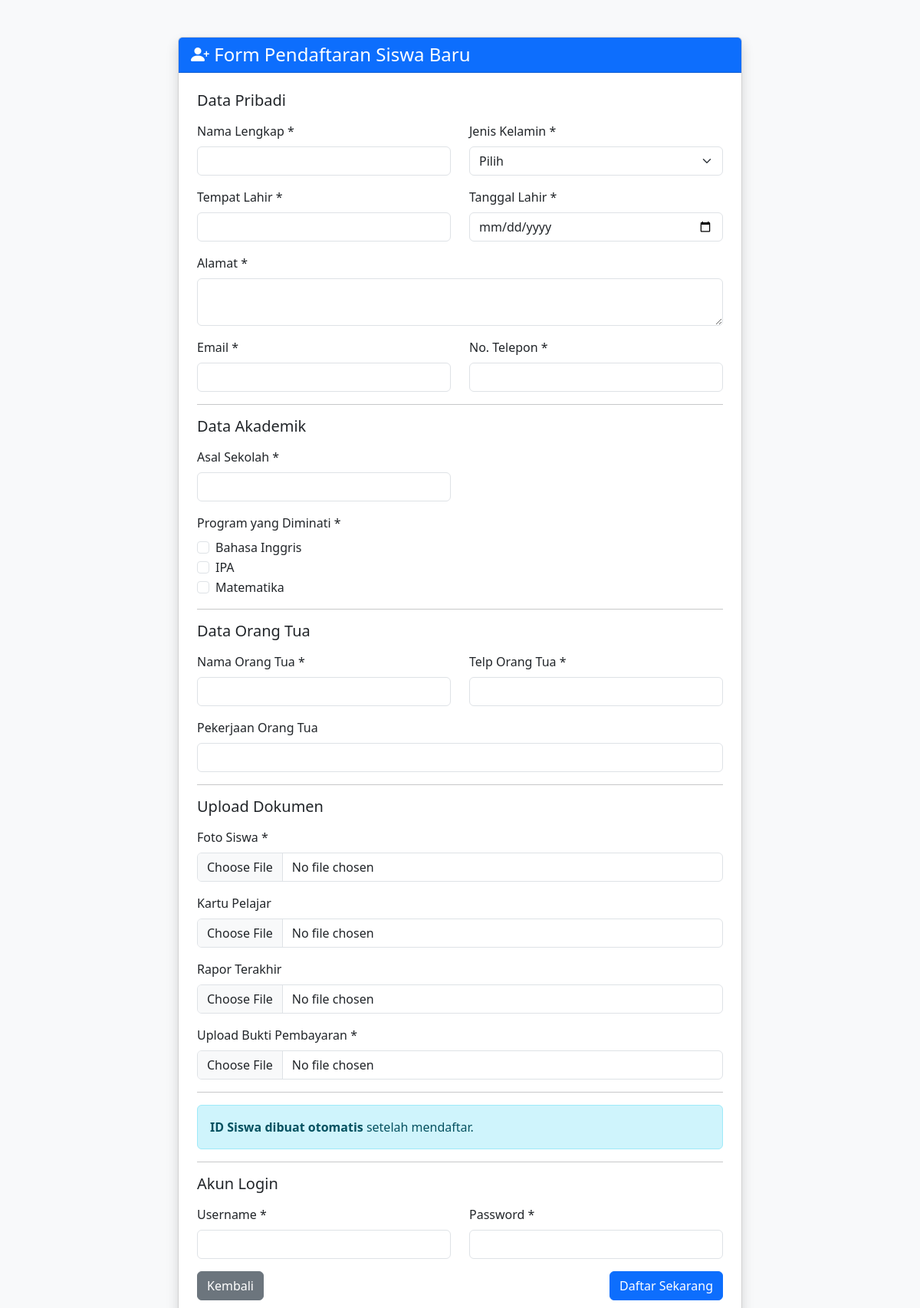
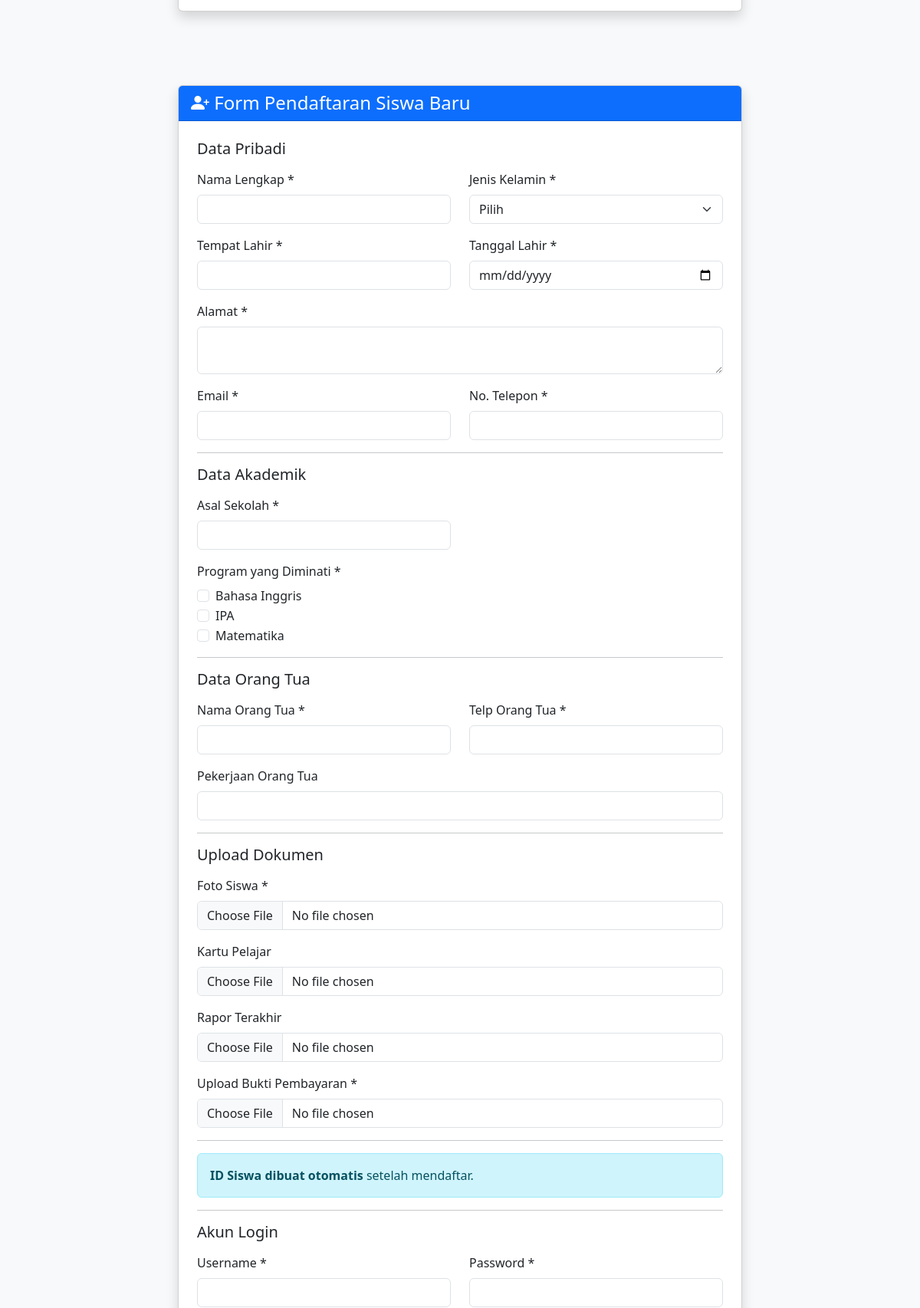
Page /pendaftaran/form-pendaftaran.php (upper part) on the committed database (2 pictures, top to bottom).
### tables this page shows
CREATE TABLE `mapel` (
  `id_mapel` int NOT NULL,
  `nama_mapel` varchar(50) DEFAULT NULL,
  `kode_mapel` varchar(20) DEFAULT NULL,
  `jenjang` enum('SD','SMP','SMA') DEFAULT NULL,
  `kurikulum` varchar(50) DEFAULT NULL,
  `deskripsi` text,
  `status` enum('Aktif','Nonaktif') DEFAULT 'Aktif',
  `created_at` timestamp NULL DEFAULT CURRENT_TIMESTAMP,
  `updated_at` datetime DEFAULT NULL
);

### pendaftaran/form-pendaftaran.php (the view, shortened to what this page needs)
<?php
require "../config.php";
$qMapel = $conn->query("SELECT id_mapel, nama_mapel FROM mapel ORDER BY nama_mapel ASC");
?>
<!DOCTYPE html>
<html lang="id">
<head>
    <link href="https://cdn.jsdelivr.net/npm/bootstrap@5.3.0/dist/css/bootstrap.min.css" rel="stylesheet">
    <link rel="stylesheet" href="https://cdn.jsdelivr.net/npm/bootstrap-icons@1.10.0/font/bootstrap-icons.css">
</head>
<body class="bg-light">
    <div class="container py-5">
        <div class="row">
            <div class="col-md-8 mx-auto">
                <div class="card shadow">
                    <div class="card-header bg-primary text-white">
                        <h4 class="mb-0"><i class="bi bi-person-plus-fill"></i> Form Pendaftaran Siswa Baru</h4>
                    </div>
                    <div class="card-body p-4">
                        <form method="POST" enctype="multipart/form-data">
                            <h5 class="mb-3">Data Pribadi</h5>
                            <div class="row mb-3">
                                <div class="col-md-6">
                                    <label class="form-label">Nama Lengkap *</label>
                                    <input name="nama" type="text" class="form-control" required>
                                </div>
                                <div class="col-md-6">
                                    <label class="form-label">Jenis Kelamin *</label>
                                    <select name="jk" class="form-select" required>
                                        <option disabled selected>Pilih</option>
                                    </select>
                                </div>
                            </div>
                            <div class="row mb-3">
                                <div class="col-md-6">
                                    <label class="form-label">Tempat Lahir *</label>
                                    <input name="tmp" type="text" class="form-control" required>
                                </div>
                                <div class="col-md-6">
                                    <label class="form-label">Tanggal Lahir *</label>
                                    <input name="tgl" type="date" class="form-control" required>
                                </div>
                            </div>
                            <div class="mb-3">
                                <label class="form-label">Alamat *</label>
                                <textarea name="alamat" class="form-control" rows="2" required></textarea>
                            </div>
                            <div class="row mb-3">
                                <div class="col-md-6">
                                    <label class="form-label">Email *</label>
                                    <input name="email" type="email" class="form-control" required>
                                </div>
                                <div class="col-md-6">
                                    <label class="form-label">No. Telepon *</label>
                                    <input name="telp" type="tel" class="form-control" required>
                                </div>
                            </div>
                            <hr>
                            <h5 class="mb-3">Data Akademik</h5>
                            <div class="row mb-3">
                                <div class="col-md-6">
                                    <label class="form-label">Asal Sekolah *</label>
                                    <input name="sekolah" type="text" class="form-control" required>
                                </div>
                            </div>
                            <div class="mb-3">
                                <label class="form-label">Program yang Diminati *</label><br>
                                <?php while ($m = $qMapel->fetch_assoc()): ?>
                                    <div class="form-check">
                                        <input class="form-check-input"
                                            type="checkbox"
                                            name="program[]"
                                            value="<?= $m['id_mapel'] ?>">
                                        <label class="form-check-label">
                                            <?= $m['nama_mapel'] ?>
                                        </label>
                                    </div>
                                <?php endwhile; ?>
                            </div>
                            <hr>
                            <h5 class="mb-3">Data Orang Tua</h5>
                            <div class="row mb-3">
                                <div class="col-md-6">
                                    <label class="form-label">Nama Orang Tua *</label>
                                    <input name="ortu" type="text" class="form-control" required>
                                </div>
                                <div class="col-md-6">
                                    <label class="form-label">Telp Orang Tua *</label>
                                    <input name="ortu_telp" type="tel" class="form-control" required>
                                </div>
                            </div>
                            <div class="mb-3">
                                <label class="form-label">Pekerjaan Orang Tua</label>
                                <input name="pekerjaan" type="text" class="form-control">
                            </div>
                            <hr>
                            <h5 class="mb-3">Upload Dokumen</h5>
                            <div class="mb-3">
                                <label class="form-label">Foto Siswa *</label>
                                <input name="foto" type="file" class="form-control" required>
                            </div>
                            <div class="mb-3">
                                <label class="form-label">Kartu Pelajar</label>
                                <input name="kartu" type="file" class="form-control">
                            </div>
                            <div class="mb-3">
                                <label class="form-label">Rapor Terakhir</label>
                                <input name="rapor" type="file" class="form-control">
                            </div>
                            <div class="mb-3">
                                <label class="form-label">Upload Bukti Pembayaran *</label>
                                <input name="bukti" type="file" class="form-control" required>
                            </div>
                            <hr>
                            <div class="alert alert-info">
                                <strong>ID Siswa dibuat otomatis</strong> setelah mendaftar.
                            </div>
                            <hr>
                            <h5 class="mb-3">Akun Login</h5>
                            <div class="row mb-3">
                                <div class="col-md-6">
                                    <label class="form-label">Username *</label>
                                    <input name="username" type="text" class="form-control" required>
                                </div>
                                <div class="col-md-6">
                                    <label class="form-label">Password *</label>
                                    <input name="password" type="password" class="form-control" required>
                                </div>
                            </div>
                            <div class="d-flex justify-content-between">
                                <a href="../index.php" class="btn btn-secondary">Kembali</a>
                                <button class="btn btn-primary">Daftar Sekarang</button>
                            </div>
                        </form>
                    </div>
                </div>
            </div>
        </div>
    </div>
</body>
</html><?php
        require "../config.php";
        $qMapel = $conn->query("SELECT id_mapel, nama_mapel FROM mapel ORDER BY nama_mapel ASC");
        ?>
<!DOCTYPE html>
<html lang="id">
<head>
    <link href="https://cdn.jsdelivr.net/npm/bootstrap@5.3.0/dist/css/bootstrap.min.css" rel="stylesheet">
    <link rel="stylesheet" href="https://cdn.jsdelivr.net/npm/bootstrap-icons@1.10.0/font/bootstrap-icons.css">
</head>
<body class="bg-light">
    <div class="container py-5">
        <div class="row">
            <div class="col-md-8 mx-auto">
                <div class="card shadow">
                    <div class="card-header bg-primary text-white">
                        <h4 class="mb-0"><i class="bi bi-person-plus-fill"></i> Form Pendaftaran Siswa Baru</h4>
                    </div>
                    <div class="card-body p-4">
                        <form method="POST" enctype="multipart/form-data">
                            <h5 class="mb-3">Data Pribadi</h5>
                            <div class="row mb-3">
                                <div class="col-md-6">
                                    <label class="form-label">Nama Lengkap *</label>
                                    <input name="nama" type="text" class="form-control" required>
                                </div>
                                <div class="col-md-6">
                                    <label class="form-label">Jenis Kelamin *</label>
                                    <select name="jk" class="form-select" required>
                                        <option disabled selected>Pilih</option>
                                    </select>
                                </div>
                            </div>
                            <div class="row mb-3">
                                <div class="col-md-6">
                                    <label class="form-label">Tempat Lahir *</label>
                                    <input name="tmp" type="text" class="form-control" required>
                                </div>
                                <div class="col-md-6">
                                    <label class="form-label">Tanggal Lahir *</label>
                                    <input name="tgl" type="date" class="form-control" required>
                                </div>
                            </div>
                            <div class="mb-3">
                                <label class="form-label">Alamat *</label>
                                <textarea name="alamat" class="form-control" rows="2" required></textarea>
                            </div>
                            <div class="row mb-3">
                                <div class="col-md-6">
                                    <label class="form-label">Email *</label>
                                    <input name="email" type="email" class="form-control" required>
                                </div>
                                <div class="col-md-6">
                                    <label class="form-label">No. Telepon *</label>
                                    <input name="telp" type="tel" class="form-control" required>
                                </div>
                            </div>
                            <hr>
                            <h5 class="mb-3">Data Akademik</h5>
                            <div class="row mb-3">
                                <div class="col-md-6">
                                    <label class="form-label">Asal Sekolah *</label>
                                    <input name="sekolah" type="text" class="form-control" required>
                                </div>
                            </div>
                            <div class="mb-3">
                                <label class="form-label">Program yang Diminati *</label><br>
                                <?php while ($m = $qMapel->fetch_assoc()): ?>
                                    <div class="form-check">
                                        <input class="form-check-input" type="checkbox" name="program[]" value="<?= $m['id_mapel'] ?>">
                                        <label class="form-check-label"><?= $m['nama_mapel'] ?></label>
                                    </div>
                                <?php endwhile; ?>
                            </div>
                            <hr>
                            <h5 class="mb-3">Data Orang Tua</h5>
                            <div class="row mb-3">
                                <div class="col-md-6">
                                    <label class="form-label">Nama Orang Tua *</label>
                                    <input name="ortu" type="text" class="form-control" required>
                                </div>
                                <div class="col-md-6">
                                    <label class="form-label">Telp Orang Tua *</label>
                                    <input name="ortu_telp" type="tel" class="form-control" required>
                                </div>
                            </div>
                            <div class="mb-3">
                                <label class="form-label">Pekerjaan Orang Tua</label>
                                <input name="pekerjaan" type="text" class="form-control">
                            </div>
                            <hr>
                            <h5 class="mb-3">Upload Dokumen</h5>
                            <div class="mb-3">
                                <label class="form-label">Foto Siswa *</label>
                                <input name="foto" type="file" class="form-control" required>
                            </div>
                            <div class="mb-3">
                                <label class="form-label">Kartu Pelajar</label>
                                <input name="kartu" type="file" class="form-control">
                            </div>
                            <div class="mb-3">
                                <label class="form-label">Rapor Terakhir</label>
                                <input name="rapor" type="file" class="form-control">
                            </div>
                            <div class="mb-3">
                                <label class="form-label">Upload Bukti Pembayaran *</label>
                                <input name="bukti" type="file" class="form-control" required>
                            </div>
                            <hr>
                            <div class="alert alert-info">
                                <strong>ID Siswa dibuat otomatis</strong> setelah mendaftar.
                            </div>
                            <hr>
                            <h5 class="mb-3">Akun Login</h5>
                            <div class="row mb-3">
                                <div class="col-md-6">
                                    <label class="form-label">Username *</label>
                                    <input name="username" type="text" class="form-control" required>
                                </div>
                                <div class="col-md-6">
                                    <label class="form-label">Password *</label>
                                    <input name="password" type="password" class="form-control" required>
                                </div>
                            </div>
                        </form>
                    </div>
                </div>
            </div>
        </div>
    </div>
</body>
</html>

### rows in the picture
mapel: nama_mapel "Bahasa Inggris"
mapel: nama_mapel "IPA"
mapel: nama_mapel "Matematika"
